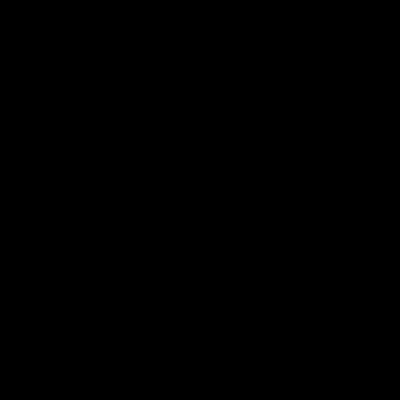
Frame 1 (no input)
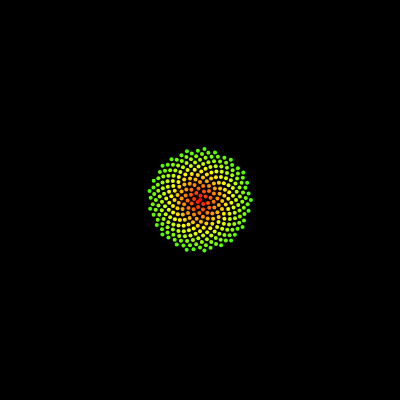
Frame 60 (no input)
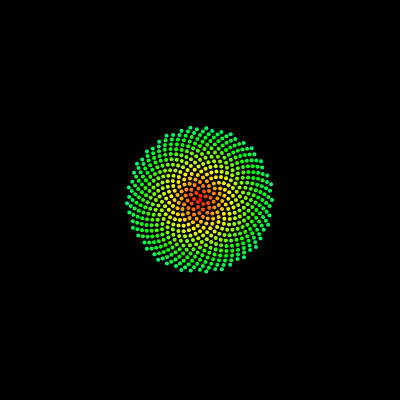
Frame 120 (the mouse pressed at the canvas centre since frame 60)

The p5.js sketch that drew these frames (run headless with seeded random() and noise() and a simulated clock; from frame 60 on, the mouse is pressed at the canvas centre):

// p5.js sketch
// ── sketch.js
// Daniel Shiffman
// http://codingtra.in
// http://patreon.com/codingtrain
// Code for: https://youtu.be/KWoJgHFYWxY

var n = 0;
var c = 3;

var points = [];

var start = 0;

function setup() {
  createCanvas(400, 400);
  angleMode(DEGREES);
  colorMode(HSB);
}

function draw() {
  background(0);
  translate(width / 2, height / 2);
  //rotate(n * 0.3);
  for (var i = 0; i < n; i++) {
    var a = i * 137.5;
    var r = c * sqrt(i);
    var x = r * cos(a);
    var y = r * sin(a);
    //var hu = sin(start + i * 0.5);
    //hu = map(hu, -1, 1, 0, 360);
    //    hu = map(i, 0, n, 0, 360);
    //fill(hu, 255, 255);
    fill((r*2)%255, 255, 255);
    //fill(50, 255, 255);
    noStroke();
    ellipse(x, y, 4, 4);
  }
  n += 5;
  start += 5;
}
